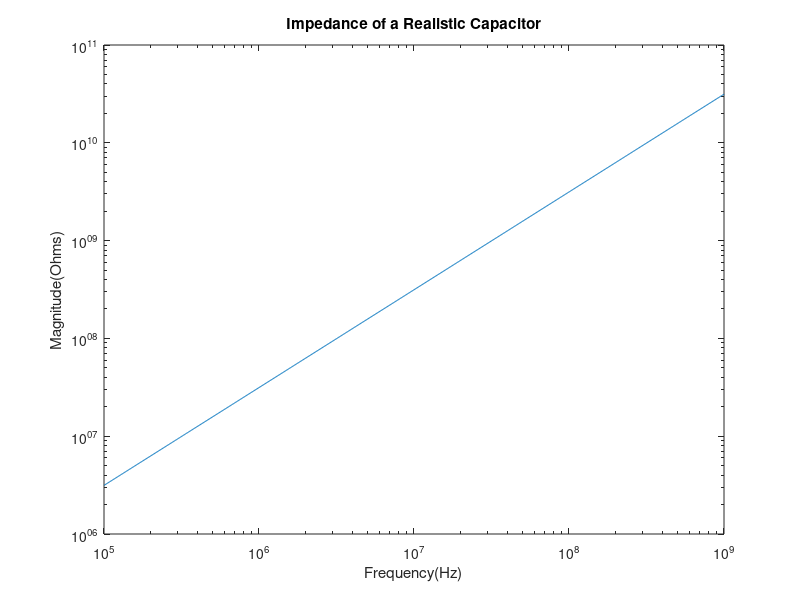

MATLAB code for this plot:
% capacitor_impedance
% This script computes and plots the impedance for a capacitor
% Inputs are resistance(R), capacitance(C), and series inductance(L)

C = input('Enter Capacitance in Farads:  ');
L = input('Enter Inductance in Henrys:  ');
R = input('Enter Resistance in Ohms:  ');

f = logspace(5,9,1001);

mag = sqrt(R^2+(2*pi.*f.*L-1./(2*pi.*f.*C)).^2);

loglog(f,mag);
xlabel('Frequency(Hz)');
ylabel('Magnitude(Ohms)');
title('Impedance of a Realistic Capacitor');